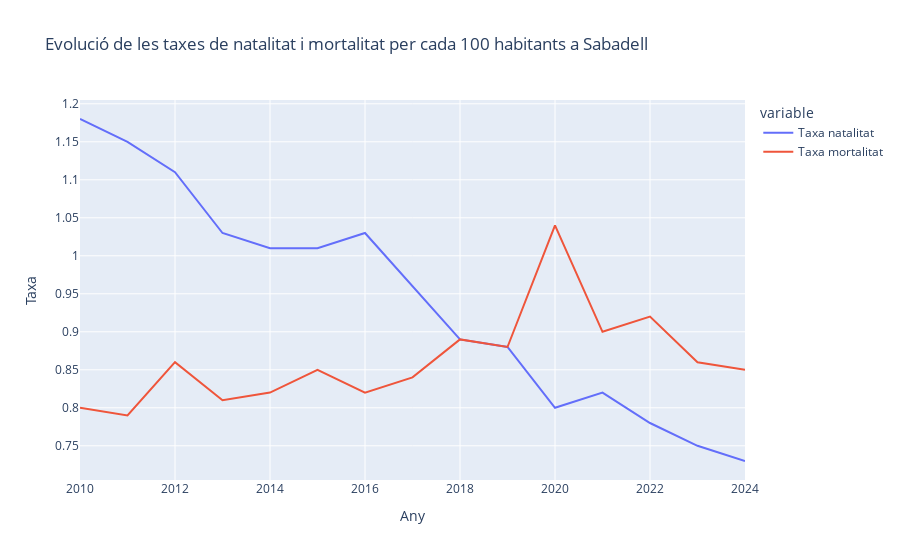

Write notebook code for a chart like this one.
### Code cell
fig = px.line(df2, 
              y=['Taxa natalitat', 'Taxa mortalitat'],
              title=f'Evolució de les taxes de natalitat i mortalitat per cada 100 habitants a {ciutat}',
              labels={'value':'Taxa'}
             )
fig.show()

### Figure 1 — Plotly figure (JSON) as saved in the notebook; plotly's stock layout.template omitted (floating-point values rounded to 4 significant figures)
{"data": [{"hovertemplate": "variable=Taxa natalitat<br>Any=%{x}<br>Taxa=%{y}<extra></extra>", "legendgroup": "Taxa natalitat", "line": {"color": "#636efa", "dash": "solid"}, "marker": {"symbol": "circle"}, "mode": "lines", "name": "Taxa natalitat", "orientation": "v", "showlegend": true, "type": "scatter", "x": [2010, 2011, 2012, 2013, 2014, 2015, 2016, 2017, 2018, 2019, 2020, 2021, 2022, 2023, 2024], "xaxis": "x", "y": [1.18, 1.15, 1.11, 1.03, 1.01, 1.01, 1.03, 0.96, 0.89, 0.88, 0.8, 0.82, 0.78, 0.75, 0.73], "yaxis": "y"}, {"hovertemplate": "variable=Taxa mortalitat<br>Any=%{x}<br>Taxa=%{y}<extra></extra>", "legendgroup": "Taxa mortalitat", "line": {"color": "#EF553B", "dash": "solid"}, "marker": {"symbol": "circle"}, "mode": "lines", "name": "Taxa mortalitat", "orientation": "v", "showlegend": true, "type": "scatter", "x": [2010, 2011, 2012, 2013, 2014, 2015, 2016, 2017, 2018, 2019, 2020, 2021, 2022, 2023, 2024], "xaxis": "x", "y": [0.8, 0.79, 0.86, 0.81, 0.82, 0.85, 0.82, 0.84, 0.89, 0.88, 1.04, 0.9, 0.92, 0.86, 0.85], "yaxis": "y"}], "layout": {"legend": {"title": {"text": "variable"}, "tracegroupgap": 0}, "title": {"text": "Evolució de les taxes de natalitat i mortalitat per cada 100 habitants a Sabadell"}, "xaxis": {"anchor": "y", "domain": [0, 1], "title": {"text": "Any"}}, "yaxis": {"anchor": "x", "domain": [0, 1], "title": {"text": "Taxa"}}}}
